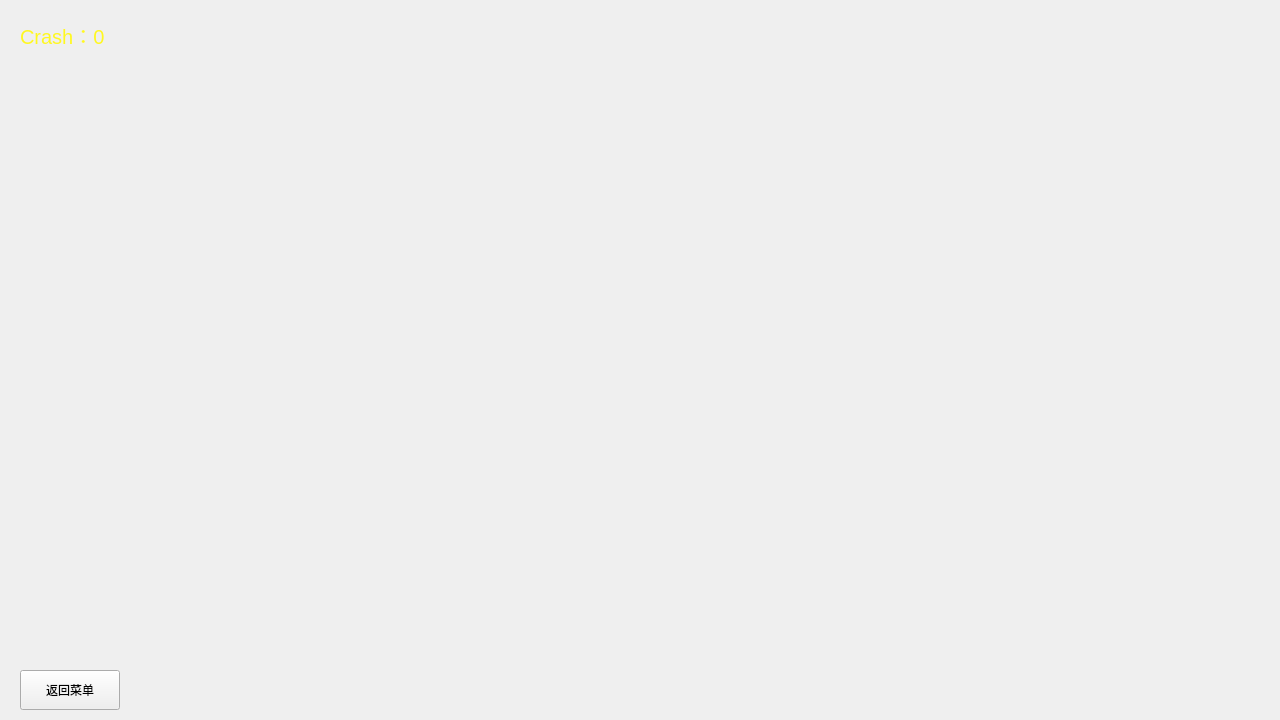
<?xml version="1.0" encoding="UTF-8"?>
<ui version="4.0">
 <class>Level1</class>
 <widget class="QWidget" name="Level1">
  <property name="geometry">
   <rect>
    <x>0</x>
    <y>0</y>
    <width>1280</width>
    <height>720</height>
   </rect>
  </property>
  <property name="windowTitle">
   <string>关卡一</string>
  </property>
  <widget class="QLabel" name="scoreLabel">
   <property name="geometry">
    <rect>
     <x>20</x>
     <y>20</y>
     <width>200</width>
     <height>30</height>
    </rect>
   </property>
   <property name="styleSheet">
    <string notr="true">font-size: 20px;
color: rgb(255, 248, 32);</string>
   </property>
   <property name="text">
    <string>Crash：0</string>
   </property>
  </widget>
  <widget class="QPushButton" name="backButton">
   <property name="geometry">
    <rect>
     <x>20</x>
     <y>670</y>
     <width>100</width>
     <height>40</height>
    </rect>
   </property>
   <property name="text">
    <string>返回菜单</string>
   </property>
  </widget>
 </widget>
 <layoutdefault spacing="6" margin="11"/>
 <resources/>
 <connections/>
</ui>
